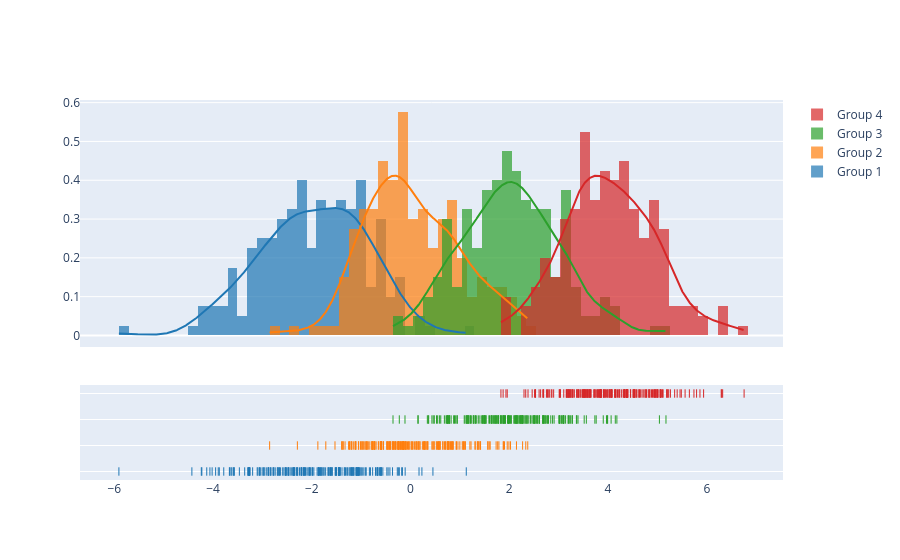

Notebook code cell kept with this figure:
### Code cell
import plotly.figure_factory as ff

# Add histogram data
x1 = np.random.randn(200) - 2
x2 = np.random.randn(200)
x3 = np.random.randn(200) + 2
x4 = np.random.randn(200) + 4

# Group data together
hist_data = [x1, x2, x3, x4]

group_labels = ['Group 1', 'Group 2', 'Group 3', 'Group 4']

# Create distplot with custom bin_size
fig = ff.create_distplot(hist_data, group_labels, bin_size=.2)
fig.show()

### Figure 1 — Plotly figure (JSON) as saved in the notebook; plotly's stock layout.template omitted (floating-point values rounded to 4 significant figures; data arrays with more than 128 entries replaced by an {"elided": "..."} marker saying what was removed)
{"data": [{"autobinx": false, "histnorm": "probability density", "legendgroup": "Group 1", "marker": {"color": "rgb(31, 119, 180)"}, "name": "Group 1", "opacity": 0.7, "type": "histogram", "x": {"elided": "200 float values"}, "xaxis": "x", "xbins": {"end": 1.129, "size": 0.2, "start": -5.906}, "yaxis": "y"}, {"autobinx": false, "histnorm": "probability density", "legendgroup": "Group 2", "marker": {"color": "rgb(255, 127, 14)"}, "name": "Group 2", "opacity": 0.7, "type": "histogram", "x": {"elided": "200 float values"}, "xaxis": "x", "xbins": {"end": 2.374, "size": 0.2, "start": -2.853}, "yaxis": "y"}, {"autobinx": false, "histnorm": "probability density", "legendgroup": "Group 3", "marker": {"color": "rgb(44, 160, 44)"}, "name": "Group 3", "opacity": 0.7, "type": "histogram", "x": {"elided": "200 float values"}, "xaxis": "x", "xbins": {"end": 5.173, "size": 0.2, "start": -0.3549}, "yaxis": "y"}, {"autobinx": false, "histnorm": "probability density", "legendgroup": "Group 4", "marker": {"color": "rgb(214, 39, 40)"}, "name": "Group 4", "opacity": 0.7, "type": "histogram", "x": {"elided": "200 float values"}, "xaxis": "x", "xbins": {"end": 6.755, "size": 0.2, "start": 1.831}, "yaxis": "y"}, {"legendgroup": "Group 1", "marker": {"color": "rgb(31, 119, 180)"}, "mode": "lines", "name": "Group 1", "showlegend": false, "type": "scatter", "x": {"elided": "500 float values"}, "xaxis": "x", "y": {"elided": "500 float values"}, "yaxis": "y"}, {"legendgroup": "Group 2", "marker": {"color": "rgb(255, 127, 14)"}, "mode": "lines", "name": "Group 2", "showlegend": false, "type": "scatter", "x": {"elided": "500 float values"}, "xaxis": "x", "y": {"elided": "500 float values"}, "yaxis": "y"}, {"legendgroup": "Group 3", "marker": {"color": "rgb(44, 160, 44)"}, "mode": "lines", "name": "Group 3", "showlegend": false, "type": "scatter", "x": {"elided": "500 float values"}, "xaxis": "x", "y": {"elided": "500 float values"}, "yaxis": "y"}, {"legendgroup": "Group 4", "marker": {"color": "rgb(214, 39, 40)"}, "mode": "lines", "name": "Group 4", "showlegend": false, "type": "scatter", "x": {"elided": "500 float values"}, "xaxis": "x", "y": {"elided": "500 float values"}, "yaxis": "y"}, {"legendgroup": "Group 1", "marker": {"color": "rgb(31, 119, 180)", "symbol": "line-ns-open"}, "mode": "markers", "name": "Group 1", "showlegend": false, "type": "scatter", "x": {"elided": "200 float values"}, "xaxis": "x", "y": {"elided": "200 str values"}, "yaxis": "y2"}, {"legendgroup": "Group 2", "marker": {"color": "rgb(255, 127, 14)", "symbol": "line-ns-open"}, "mode": "markers", "name": "Group 2", "showlegend": false, "type": "scatter", "x": {"elided": "200 float values"}, "xaxis": "x", "y": {"elided": "200 str values"}, "yaxis": "y2"}, {"legendgroup": "Group 3", "marker": {"color": "rgb(44, 160, 44)", "symbol": "line-ns-open"}, "mode": "markers", "name": "Group 3", "showlegend": false, "type": "scatter", "x": {"elided": "200 float values"}, "xaxis": "x", "y": {"elided": "200 str values"}, "yaxis": "y2"}, {"legendgroup": "Group 4", "marker": {"color": "rgb(214, 39, 40)", "symbol": "line-ns-open"}, "mode": "markers", "name": "Group 4", "showlegend": false, "type": "scatter", "x": {"elided": "200 float values"}, "xaxis": "x", "y": {"elided": "200 str values"}, "yaxis": "y2"}], "layout": {"barmode": "overlay", "hovermode": "closest", "legend": {"traceorder": "reversed"}, "xaxis": {"anchor": "y2", "domain": [0.0, 1.0], "zeroline": false}, "yaxis": {"anchor": "free", "domain": [0.35, 1], "position": 0.0}, "yaxis2": {"anchor": "x", "domain": [0, 0.25], "dtick": 1, "showticklabels": false}}}
